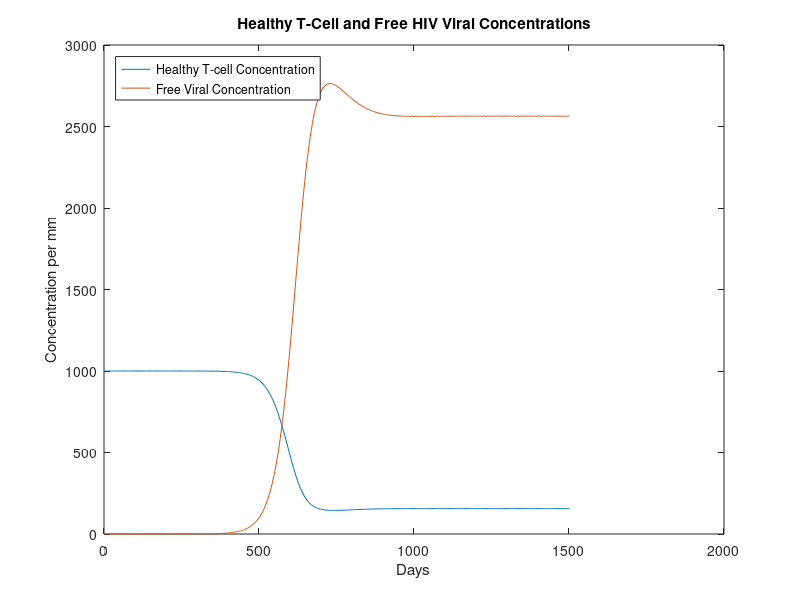

Write MATLAB code to recreate this figure.
%%HIV/AIDS LAB Example%%
clear all;close all; format long; 
%%Assign Values to Constants and N%%
s=10; r=.03; Tmax=1500; k1=2.4*10.^(-5); k2=3*10.^(-3); 
 Mt=.02; Mv=.24; Mb=.02; N=500;
%%Define Perelson's Immunological Model%%
F= @(t,Y)[s+r*Y(1)*(1-(Y(1)+Y(2)+Y(3))/Tmax)-Mt*Y(1)-k1*Y(1)*Y(4);k1*Y(1)*Y(4)-Mt*Y(2)-k2*Y(2);k2*Y(2)-Mb*Y(3);N*Mb*Y(3)-k1*Y(1)*Y(4)-Mv*Y(4)];
%%Solve ODE System Numerically%%
[t,X]=ode45(F,[0,1500],[1000 0 0 10.^(-3)]);
%%Plot Solutions%%
figure 
plot(t, X(:,1)); title('Healthy T-Cell and Free HIV Viral Concentrations'); xlabel('Days'); ylabel('Concentration per mm');
hold on;
plot(t, X(:,4)); 
hold off;
legend('Healthy T-cell Concentration','Free Viral Concentration','location','northwest');